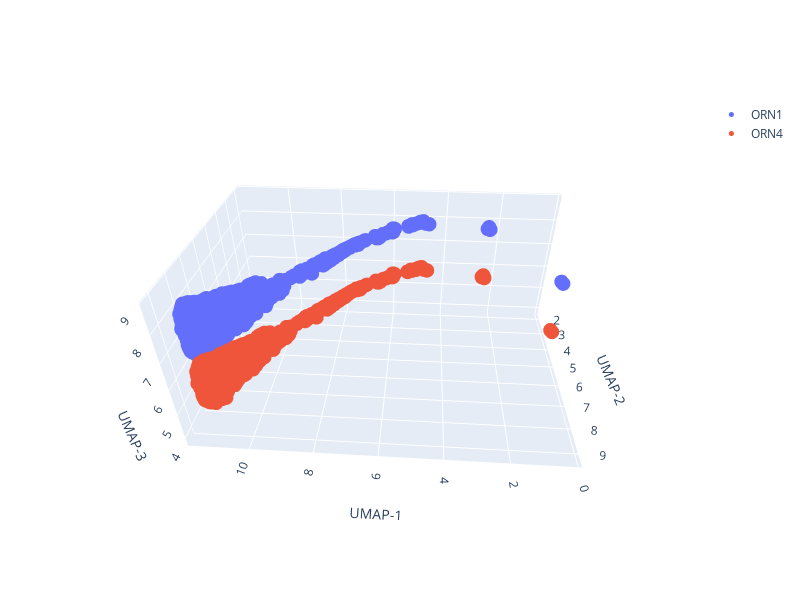

The cell this chart's notebook holds for it:
### Code cell
from plotly.graph_objs.layout import Scene
from plotly.graph_objs.layout.scene import XAxis, YAxis, ZAxis
import plotly.graph_objects as go

scatter1 = go.Scatter3d(
    x=new_emb[:, 0],
    y=new_emb[:, 1],
    z=new_emb[:, 2]+2,
    mode='markers',
    marker=dict(
        size=5,
        colorscale='Viridis',
    ),
    name='ORN1'
)

scatter2 = go.Scatter3d(
    x=emb_orn4[binLabel_orn4[0] == bin, 0],
    y=emb_orn4[binLabel_orn4[0] == bin, 1],
    z=emb_orn4[binLabel_orn4[0] == bin, 2],
    mode='markers',
    marker=dict(
        size=5,
        colorscale='Viridis',
    ),
    name='ORN4'
)

# Combine both scatter plots into a single figure
fig = go.Figure(data=[scatter1, scatter2])

# Update the layout of the figure
fig.update_layout(
    autosize=False,
    width=800,
    height=600,
    scene=dict(
        xaxis=dict(title='UMAP-1'),
        yaxis=dict(title='UMAP-2'),
        zaxis=dict(title='UMAP-3')
    )
)

# Show the figure
fig.show()

### Figure 1 — Plotly figure (JSON) as saved in the notebook; plotly's stock layout.template omitted (floating-point values rounded to 4 significant figures; data arrays with more than 128 entries replaced by an {"elided": "..."} marker saying what was removed)
{"data": [{"marker": {"colorscale": [[0, "#440154"], [0.1111, "#482878"], [0.2222, "#3e4989"], [0.3333, "#31688e"], [0.4444, "#26828e"], [0.5556, "#1f9e89"], [0.6667, "#35b779"], [0.7778, "#6ece58"], [0.8889, "#b5de2b"], [1, "#fde725"]], "size": 5}, "mode": "markers", "name": "ORN1", "type": "scatter3d", "x": {"elided": "1553 float values"}, "y": {"elided": "1553 float values"}, "z": {"elided": "1553 float values"}}, {"marker": {"colorscale": [[0, "#440154"], [0.1111, "#482878"], [0.2222, "#3e4989"], [0.3333, "#31688e"], [0.4444, "#26828e"], [0.5556, "#1f9e89"], [0.6667, "#35b779"], [0.7778, "#6ece58"], [0.8889, "#b5de2b"], [1, "#fde725"]], "size": 5}, "mode": "markers", "name": "ORN4", "type": "scatter3d", "x": {"elided": "1641 float values"}, "y": {"elided": "1641 float values"}, "z": {"elided": "1641 float values"}}], "layout": {"autosize": false, "height": 600, "scene": {"aspectmode": "auto", "aspectratio": {"x": 1.508, "y": 0.9827, "z": 0.6749}, "camera": {"center": {"x": 0, "y": 0, "z": 0}, "eye": {"x": -0.1191, "y": 1.746, "z": 1.233}, "projection": {"type": "perspective"}, "up": {"x": 0, "y": 0, "z": 1}}, "xaxis": {"title": {"text": "UMAP-1"}, "type": "linear"}, "yaxis": {"title": {"text": "UMAP-2"}, "type": "linear"}, "zaxis": {"title": {"text": "UMAP-3"}, "type": "linear"}}, "width": 800}}
